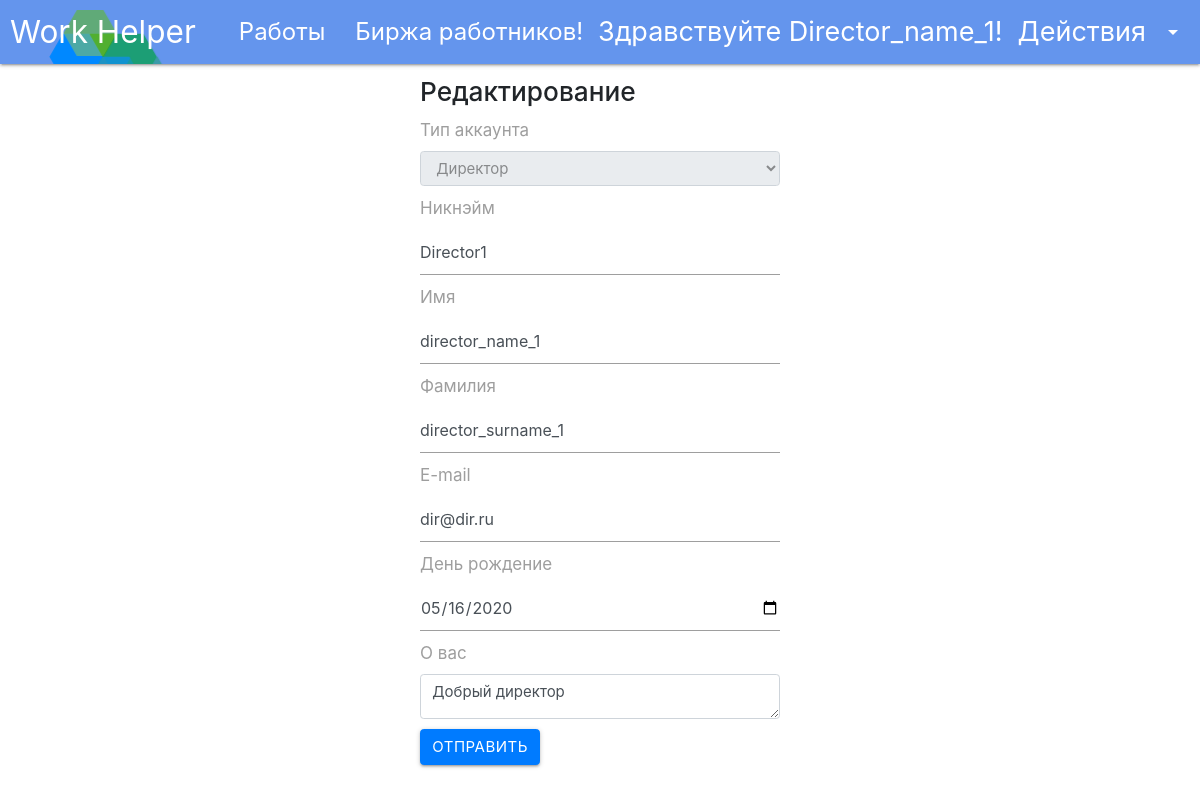
The app's page /settings (signed in) with its own data.
### data/users.py (models this page shows, shortened)
class User(SqlAlchemyBase, UserMixin, SerializerMixin):
    __tablename__ = 'users'
    id = sqlalchemy.Column(sqlalchemy.Integer, primary_key=True, autoincrement=True)
    account_type = sqlalchemy.Column(sqlalchemy.Integer, sqlalchemy.ForeignKey('accounts_type.id'))
    user_name = sqlalchemy.Column(sqlalchemy.String, unique=True)
    hashed_password = sqlalchemy.Column(sqlalchemy.String, nullable=False)
    surname = sqlalchemy.Column(sqlalchemy.String, nullable=False)
    name = sqlalchemy.Column(sqlalchemy.String, nullable=False)
    birthday = sqlalchemy.Column(sqlalchemy.DateTime, nullable=False)
    photo = sqlalchemy.Column(sqlalchemy.BLOB)
    email = sqlalchemy.Column(sqlalchemy.String, unique=True)
    about_me = sqlalchemy.Column(sqlalchemy.String, nullable=True)

### main.py (the view, shortened to what this page needs)
@app.route('/settings', methods=["POST", "GET"])
@login_required
def settings_user():
    form = RegisterForm()
    session = db_session.create_session()
    form.account_type.render_kw['disabled'] = 'disabled'
    form.password.render_kw = {**form.about_me.render_kw, 'disabled': 'disabled', 'hidden': 'hidden'}
    form.password_repeat.render_kw = {**form.about_me.render_kw, 'disabled': 'disabled', 'hidden': 'hidden'}
    form.photo.render_kw = {**form.about_me.render_kw, 'disabled': 'disabled', 'hidden': 'hidden'}
    form.account_type.choices = [
        [current_user.account_type, session.query(AccountType).get(current_user.account_type).name]]
    if form.is_submitted() is False:
        form.user_name.data = current_user.user_name
        form.name.data = current_user.name
        form.surname.data = current_user.surname
        form.email.data = current_user.email
        form.birthday.data = str(current_user.birthday).split()[0]
        form.about_me.data = current_user.about_me
    return render_template('register.html', action_title="Редактирование", form=form)

### data/db_session.py (called while the page is built)
def create_session() -> Session:
    global __factory
    return __factory()

### main.py (called while the page is built)
@login_manager.user_loader
def load_user(user_id):
    session = db_session.create_session()
    return session.query(User).get(user_id)

### templates/register.html (shortened to what this page needs)
{% extends 'base.html' %}
{% block content %}
    <form method="POST" enctype="multipart/form-data">
        <div class="form_class {{ container_name }}">
            <h3>{{ action_title }}</h3>
            {% for field in form if field.name != 'csrf_token' %}
                <div class="block_field">
                    {% if 'hidden' not in field.render_kw %}
                        {% if field.name != "submit" %}
                            {{ field.label() }}
                        {% endif %}
                        {{ field() }}
                    {% endif %}
                </div>
            {% endfor %}
        </div>
    </form>
{% endblock %}

### templates/base.html (shortened to what this page needs)
<!DOCTYPE html>
<html lang="en">
<head>
    <link type="text/css" rel="stylesheet" href="{{ url_for('static', filename='/css/materialize.css' ) }}"
          media="screen,projection"/>
    <link rel="stylesheet" href="https://maxcdn.bootstrapcdn.com/bootstrap/4.0.0/css/bootstrap.min.css"
>
    <link rel="stylesheet" href="{{ url_for('static', filename='/css/style.css' ) }}">
</head>
<body>
<nav>
    <div class="nav-wrapper">
        <a href="/" class="brand-logo">Work Helper</a>
        <ul id="nav-mobile" class="right hide-on-med-and-down">
            {% if current_user.is_authenticated %}
                {% if current_user.account_type == 2 %}
                    <li><a class="nav_functions" href="/company">Работы</a></li>
                    <li><a class="nav_functions" href="/hire_workers">Биржа работников!</a></li>
                {% else %}
                    <li><a class="nav_functions" href="/works">Работы</a></li>
                    <li><a class="nav_functions" href="/invites_box">Приглашения</a></li>
                {% endif %}
                <li><span class="nav_authorization">Здравствуйте {{ current_user.name|title }}!</span></li>
                <li><a class="nav_authorization dropdown-trigger" href="#!" data-target="user_func">Действия<i
                        class="material-icons right">arrow_drop_down</i></a></li>
            {% else %}
                <li><a class="nav_authorization" href="/register">Зарегистрироваться</a></li>
                <li><a class="nav_authorization" href="/login">Войти</a></li>
            {% endif %}
        </ul>
    </div>
</nav>
{% block content %}
{% endblock %}
</body>
</html>

### static/css/style.css (style rules this page uses)
.nav-wrapper { background-color: cornflowerblue; }
.brand-logo { margin-left: 10px; }
.nav_authorization { font-size: 27px; }
.nav_functions { font-size: 24px; }
.brand-logo { background-image: url("/img/logo.png"); }
.form_class { margin-left: 35%; margin-right: 35%; margin-top: 1%; margin-bottom: 1%; }
.form_class .block_field label { font-size: 17px; }
.form_class label { font-size: 14px; }
.block_field { margin-top: 10px; }
a { text-decoration: none; }

### records on screen
User: name "Director_name_1", account_type "Директор" "Director1" "director_name_1" "director_surname_1" "dir@dir.ru" "05/16/2020" "Добрый директор"

### other values on screen
{{ action_title }} "Редактирование"
{{ field.label() }} "Тип аккаунта" "Никнэйм" "Имя" "Фамилия" "E-mail" "День рождение" "О вас"
